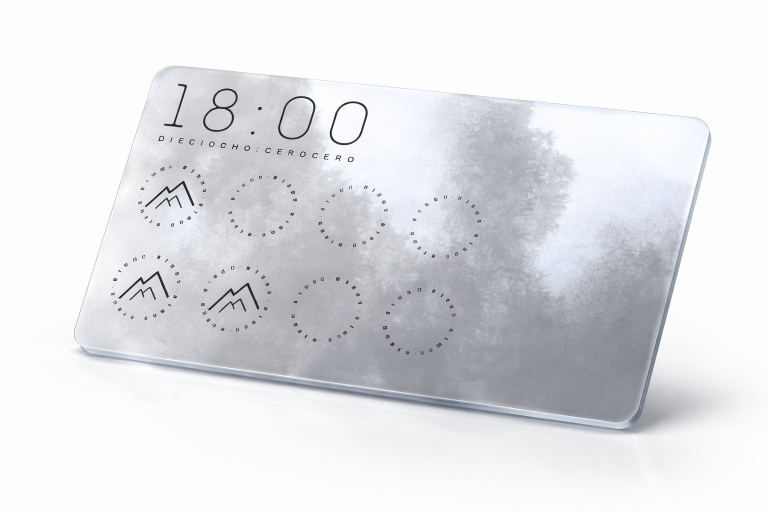
#> input picture assets-fuente/tarjeta-club-1800-render.png, 1536 x 1024 px (shown at 1/2 size)
$ python optimizar-tarjeta.py ../assets-fuente/tarjeta-club-1800-render.png ../assets-fuente/tarjeta-club-1800.png
#> lines starting #> are read from the running program, lines starting #| are printed output that depends on the picture
"""Recorta a la caja de alfa y optimiza la tarjeta del Club 1800.

    python tools/optimizar-tarjeta.py <origen.png> public/images/club/tarjeta-1800.webp

Mismo criterio que los mockups de producto: se recorta al contenido real para
que el ancho en CSS sea el ancho visible de la tarjeta. El PNG que entrega el
cliente trae ~68% de lienzo transparente alrededor; sin recortar, colocarla y
darle una sombra seria adivinar donde esta de verdad el objeto.

Sustituye al antiguo recorte por inundacion + poligono: aquel hacia falta
cuando el render venia sobre fondo blanco con el reflejo del suelo pegado al
canto. El archivo actual ya llega con alfa limpia y no necesita nada de eso.
"""
import os
import sys
from PIL import Image

ANCHO_SALIDA = 1200


def optimizar(src, dst):
#> called with dst = '../assets-fuente/tarjeta-club-1800.png'
    im = Image.open(src).convert("RGBA")
    original = im.size
#> original = (1536, 1024)

    caja = im.getchannel("A").point(lambda p: 255 if p > 8 else 0).getbbox()
#> caja = (0, 0, 1536, 1024)
    im = im.crop(caja)
    recorte = im.size
#> recorte = (1536, 1024)

    alto = round(ANCHO_SALIDA * recorte[1] / recorte[0])
#> alto = 800
    im = im.resize((ANCHO_SALIDA, alto), Image.LANCZOS)
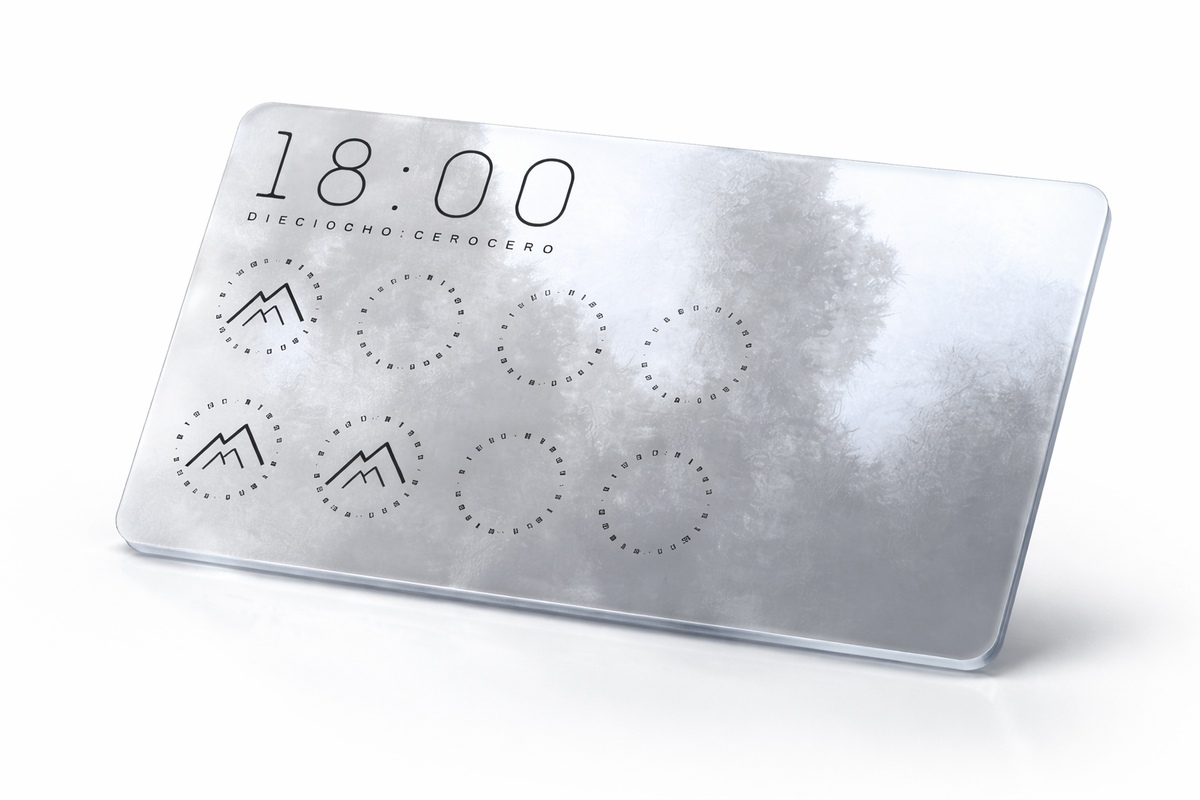
#> im: PIL image 1200x800 RGBA; mean R, G, B, A 225.8, 226.9, 230, 255

    os.makedirs(os.path.dirname(dst), exist_ok=True)
    im.save(dst, "WEBP", quality=90, method=6, alpha_quality=100)

    # La mascara del brillo usa este mismo archivo: si el contenido no llenara
    # la caja, el barrido de luz no cuadraria con la tarjeta.
    b = Image.open(dst).convert("RGBA").getchannel("A").point(lambda q: 255 if q > 8 else 0).getbbox()
#> b = (0, 0, 1200, 800)
    llena = b == (0, 0, ANCHO_SALIDA, alto)
#> llena = True
    return original, recorte, (ANCHO_SALIDA, alto), os.path.getsize(dst) / 1024, llena


if __name__ == "__main__":
    if len(sys.argv) != 3:
        sys.exit(__doc__)
    orig, rec, sal, kb, llena = optimizar(sys.argv[1], sys.argv[2])
#> orig = (1536, 1024); rec = (1536, 1024); sal = (1200, 800); kb = 54.16; llena = True
    print(f"{orig[0]}x{orig[1]}  ->  recorte {rec[0]}x{rec[1]}  ->  {sal[0]}x{sal[1]}  {kb:.0f} KB")
#| 1536x1024  ->  recorte 1536x1024  ->  1200x800  54 KB
    print(f"contenido llena la caja: {'si' if llena else 'NO'}")
#| contenido llena la caja: si
